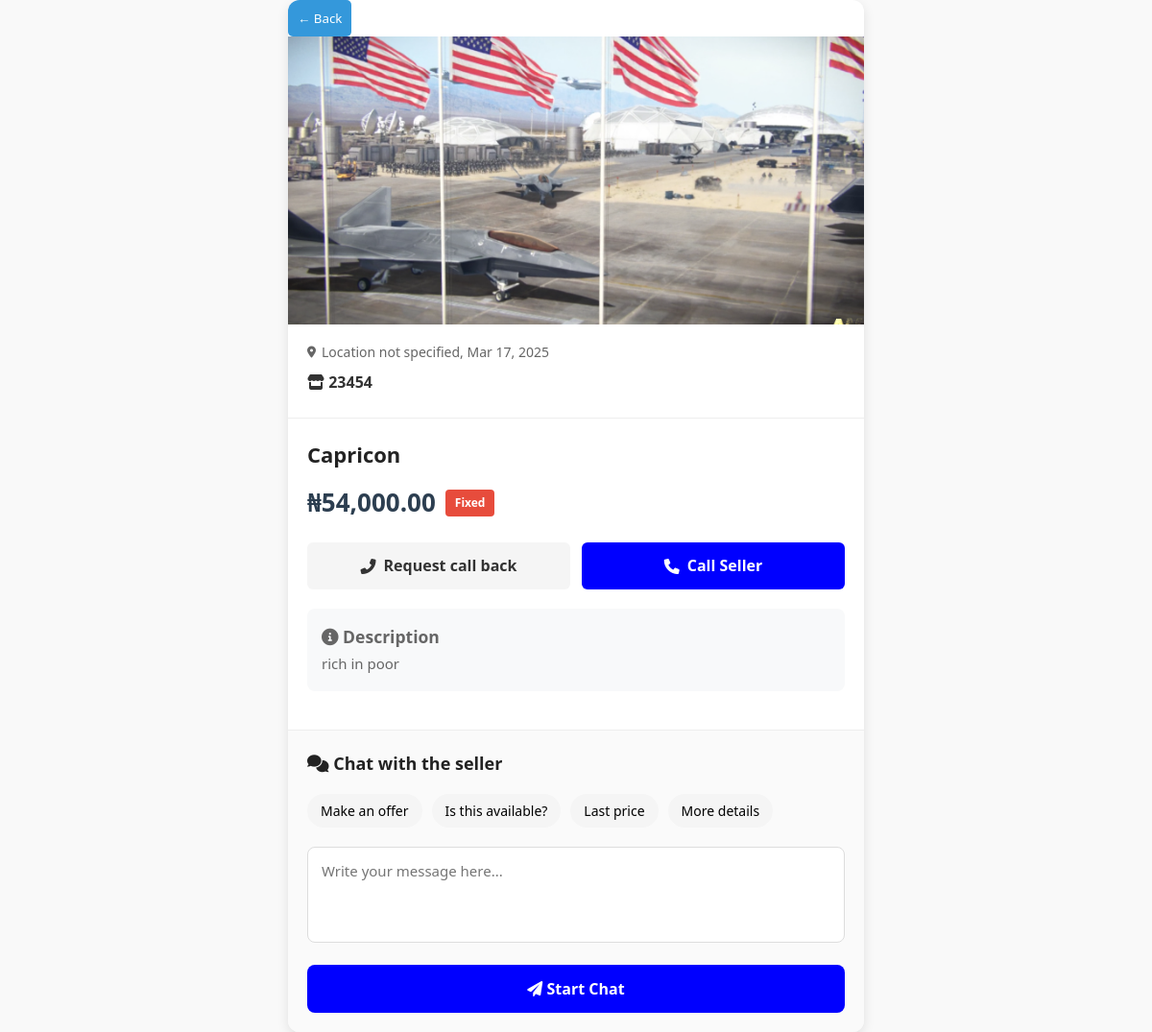
Page /marketDetails.php?id=6 on the committed database.
### tables this page shows
CREATE TABLE `products` (
  `id` int(11) NOT NULL,
  `name` varchar(255) NOT NULL,
  `description` text NOT NULL,
  `price` decimal(10,2) NOT NULL,
  `sale_price` decimal(10,2) NOT NULL,
  `category` varchar(100) NOT NULL,
  `quantity` int(11) NOT NULL,
  `image` varchar(255) DEFAULT NULL,
  `created_at` timestamp NOT NULL DEFAULT current_timestamp(),
  `updated_at` timestamp NOT NULL DEFAULT current_timestamp() ON UPDATE current_timestamp(),
  `company` varchar(500) NOT NULL,
  `number` varchar(100) NOT NULL
);

### marketDetails.php (the view, shortened to what this page needs)
<?php
include('const/db.php');
if (isset($_GET['id'])) {
    $productId = $_GET['id'];
    $query = "SELECT * FROM products WHERE id = ?";
    $stmt = $conn->prepare($query);
    $stmt->bind_param("i", $productId);
    $stmt->execute();
    $result = $stmt->get_result();
    $product = $result->fetch_assoc();
    $formattedPrice = '₦' . number_format($product['price'], 2);
    $createdDate = new DateTime($product['created_at']);
    $currentDate = new DateTime();
    $interval = $currentDate->diff($createdDate);
    if ($interval->days < 1) {
        if ($interval->h < 1) {
            $timeAgo = $interval->i . ' minutes ago';
        } else {
            $timeAgo = $interval->h . ' hours ago';
        }
    } else {
        $timeAgo = $createdDate->format('M j, Y');
    }
} else {
    echo "Product ID is missing.";
    exit;
}
?>
<!DOCTYPE html>
<html lang="en">
<head>
    <link rel="stylesheet" href="https://cdnjs.cloudflare.com/ajax/libs/font-awesome/6.0.0/css/all.min.css">
</head>
<body>
    <div class="container">
    <header>
        <button onclick="window.history.back()" class="back-button">← Back</button>
    </header>
        <div class="car-image-container">
            <img src="screens/uploads/products/<?php echo htmlspecialchars($product['image']); ?>"
                 alt="<?php echo htmlspecialchars($product['name']); ?>"
                 class="car-image"
                 onerror="this.src='https://via.placeholder.com/600x300?text=Car+Image+Not+Available'">
        </div>
        <div class="header">
            <div class="location">
                <i class="fas fa-map-marker-alt"></i>
                <?php echo htmlspecialchars($product['location'] ?? 'Location not specified'); ?>,
                <?php echo $timeAgo; ?>
            </div>
            <div class="seller">
                <i class="fas fa-store"></i> <?php echo htmlspecialchars($product['company']); ?>
            </div>
        </div>
        <div class="car-info">
            <h1 class="car-title"><?php echo htmlspecialchars($product['name']); ?></h1>
            <div class="price-container">
                <div class="price"><?php echo $formattedPrice; ?></div>
                <div class="negotiable <?php echo ($product['negotiable'] ?? false) ? '' : 'fixed'; ?>">
                    <?php echo ($product['negotiable'] ?? false) ? 'Negotiable' : 'Fixed'; ?>
                </div>
            </div>
            <div class="action-buttons">
                <a href="#" class="btn btn-request">
                    <i class="fas fa-phone-alt"></i> Request call back
                </a>
                <a href="tel:<?php echo htmlspecialchars($product['phone'] ?? ''); ?>" class="btn btn-call">
                    <i class="fas fa-phone"></i> Call Seller
                </a>
            </div>
            <div class="market-price">
                <h3><i class="fas fa-info-circle"></i> Description</h3>
                <p><?php echo nl2br(htmlspecialchars($product['description'] ?? 'No description provided')); ?></p>
            </div>
        </div>
        <div class="chat-section">
            <div class="chat-header">
                <div class="chat-title">
                    <i class="fas fa-comments"></i> Chat with the seller
                </div>
            </div>
            <div class="quick-actions">
                <button class="quick-btn">Make an offer</button>
                <button class="quick-btn">Is this available?</button>
                <button class="quick-btn">Last price</button>
                <button class="quick-btn">More details</button>
            </div>
            <textarea class="message-box" placeholder="Write your message here..."></textarea>
            <button class="start-chat-btn">
                <i class="fas fa-paper-plane"></i> Start Chat
            </button>
        </div>
    </div>
</body>
</html>

### marketDetails.php (style rules this page uses)
:root { --primary-color: blue; --secondary-color: #f5f5f5; --text-color: #333; --light-text: #666; --border-color: #eee; --shadow: 0 4px 12px rgba(0, 0, 0, 0.1); }
* { margin: 0; padding: 0; box-sizing: border-box; font-family: 'Segoe UI', Tahoma, Geneva, Verdana, sans-serif; text-decoration: none; }
body { background-color: #f9f9f9; color: var(--text-color); line-height: 1.6; }
.container { max-width: 600px; margin: 0 auto; background: white; border-radius: 12px; box-shadow: var(--shadow); overflow: hidden; transition: transform 0.3s ease; }
.car-image-container { position: relative; width: 100%; height: 300px; overflow: hidden; }
.car-image { width: 100%; height: 100%; object-fit: cover; transition: transform 0.5s ease; }
.header { padding: 18px 20px; border-bottom: 1px solid var(--border-color); }
.location { display: flex; align-items: center; gap: 6px; font-size: 14px; color: var(--light-text); margin-bottom: 8px; }
.location i { font-size: 12px; }
.seller { font-weight: 600; margin-bottom: 5px; color: var(--text-color); }
.car-info { padding: 20px; }
.car-title { font-size: 22px; font-weight: 700; margin-bottom: 12px; color: #222; }
.price-container { display: flex; align-items: center; gap: 10px; margin-bottom: 10px; }
.price { font-size: 26px; font-weight: 700; color: #2c3e50; }
.negotiable { padding: 4px 10px; background-color: var(--primary-color); color: white; border-radius: 4px; font-size: 12px; font-weight: 600; }
.fixed { background-color: #e74c3c; }
.action-buttons { display: flex; gap: 12px; margin: 20px 0; }
.btn { padding: 12px 15px; border: none; border-radius: 6px; font-weight: 600; cursor: pointer; flex: 1; text-align: center; transition: all 0.2s ease; display: flex; align-items: center; justify-content: center; gap: 8px; }
.btn-call { background-color: var(--primary-color); color: white; }
.btn-request { background-color: var(--secondary-color); color: var(--text-color); }
.market-price { font-size: 15px; color: var(--light-text); margin-bottom: 20px; padding: 15px; background-color: #f8f9fa; border-radius: 8px; line-height: 1.7; }
.chat-section { padding: 20px; border-top: 1px solid var(--border-color); background-color: #fafafa; }
.chat-header { display: flex; justify-content: space-between; margin-bottom: 18px; }
.chat-title { font-weight: 700; font-size: 18px; color: #222; }
.quick-actions { display: flex; gap: 10px; margin-bottom: 20px; flex-wrap: wrap; }
.quick-btn { padding: 8px 14px; background-color: var(--secondary-color); border: none; border-radius: 20px; font-size: 14px; cursor: pointer; transition: all 0.2s ease; }
.message-box { width: 100%; padding: 14px; border: 1px solid #ddd; border-radius: 8px; margin-bottom: 15px; resize: none; height: 100px; font-size: 15px; transition: border-color 0.3s ease; }
.start-chat-btn { width: 100%; padding: 14px; background-color: var(--primary-color); color: white; border: none; border-radius: 8px; font-weight: 600; cursor: pointer; font-size: 16px; transition: all 0.3s ease; }
.back-button { background-color: #3498db; color: white; padding: 10px; border: none; cursor: pointer; border-radius: 5px; }

### rows in the picture
products: image (picture), created_at "Mar 17, 2025", company "23454", name "Capricon", price "₦54,000.00", description "rich in poor"

### other values in the picture
$product['location'] "Location not specified"
